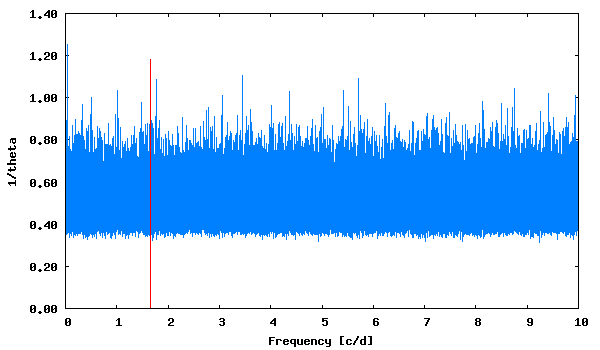

Generate this figure with gnuplot:
set term png size 600,350 medium
set colors classic
set output "phase_lc_2.lk.png"
set xlabel "Frequency [c/d]"
set ylabel "1/theta"
set format y "%5.2f"
plot [] "lk.periodogram" using 1:2 with lines linecolor 3 title "", "<echo '1.666160  1.18'" with impulses linecolor 1 title ""
 
